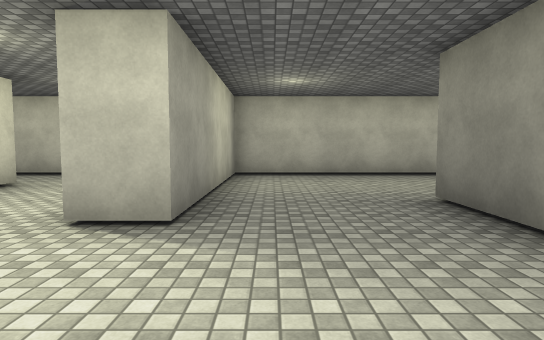
View 1 (above)

24 first-person views from a walk through a scene from a Unity 3-D project. The camera is 1.4 m above the floor, tilts 4° down and sees 75° across. The floor is counted in squares, 2 m on a side. Each view is taken from the middle of a square. On the plan, view 1 faces up. The plan holds only what a view shows up to about 11 squares ahead; the rest is blank. The place goes on beyond the plan. The player character is not drawn. Surface patterns are stand-ins for the level's own textures.

View 2
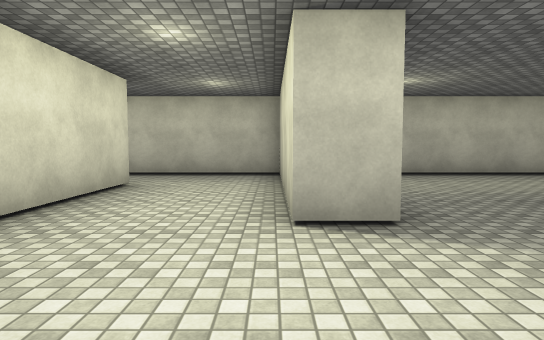

View 3
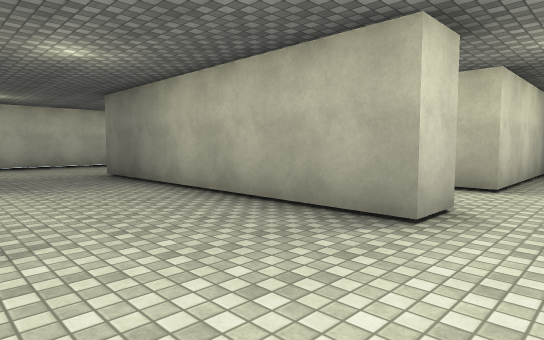

View 4
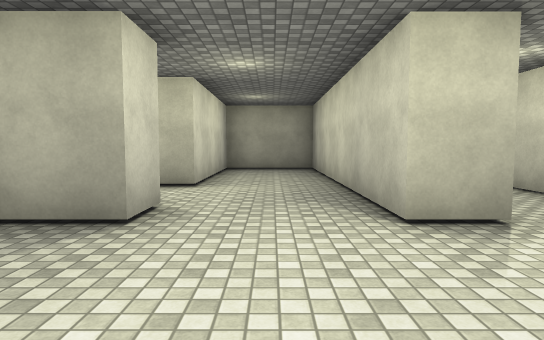

View 5
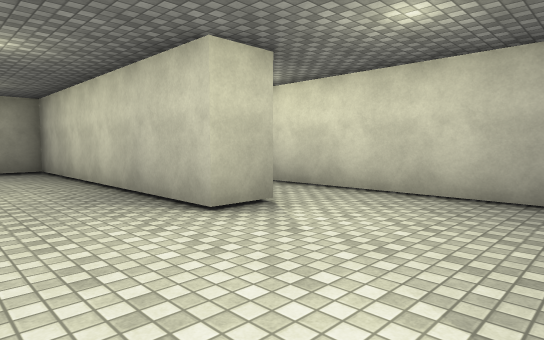

View 6
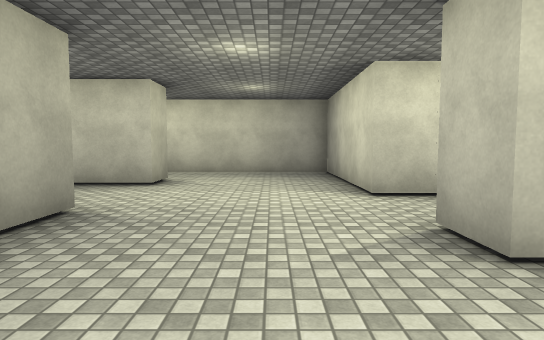

View 7
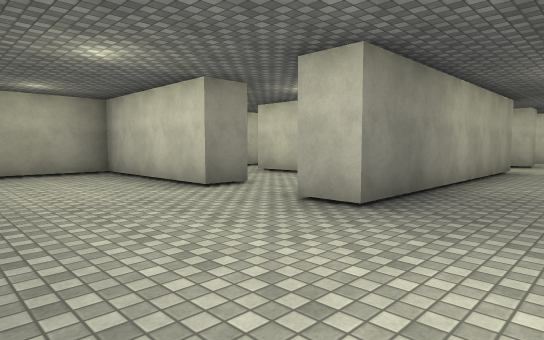

View 8
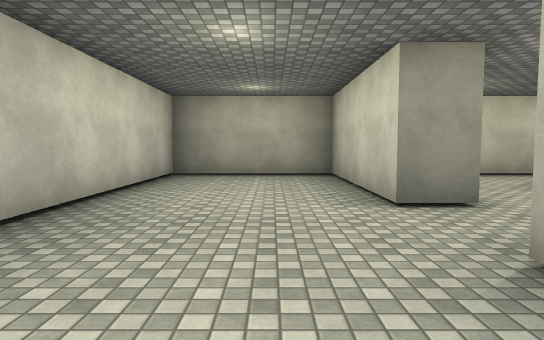

View 9
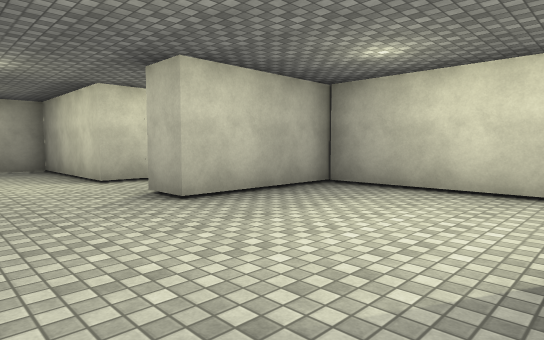

View 10
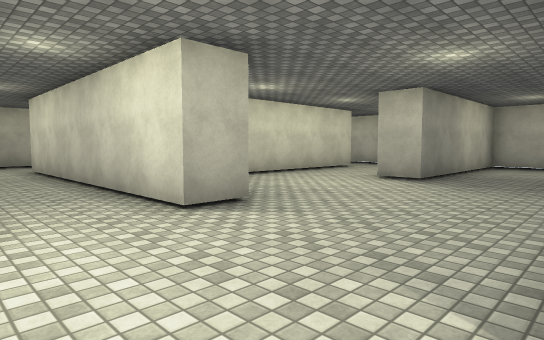

View 11
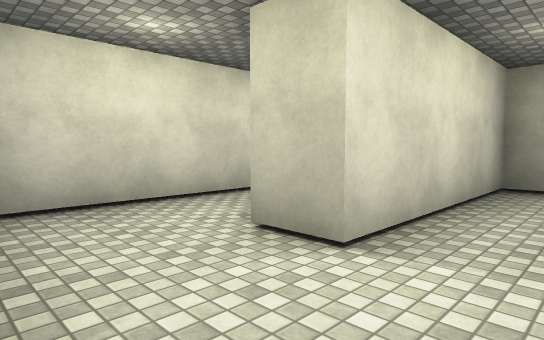

View 12
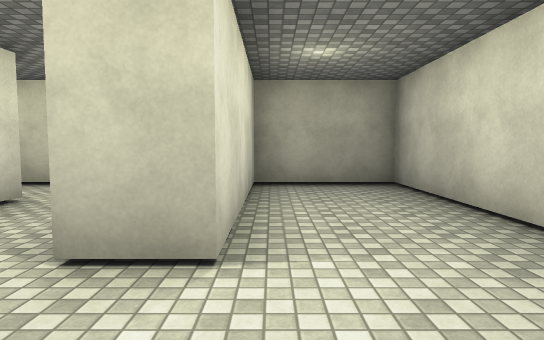

View 13
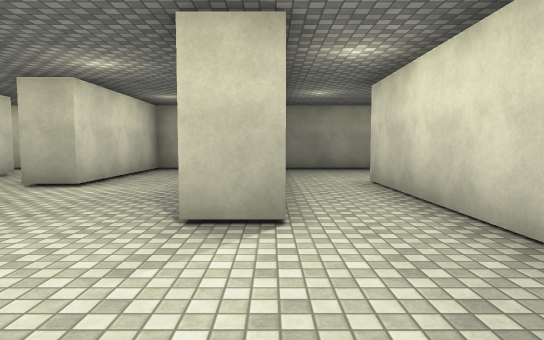

View 14
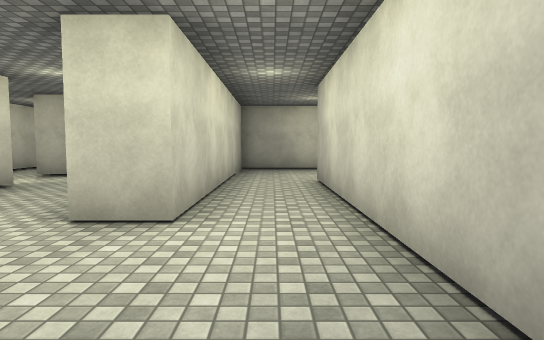

View 15
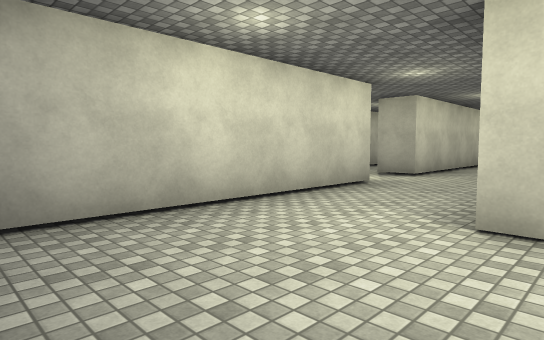

View 16
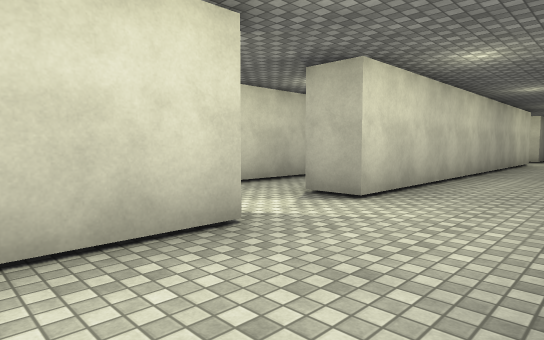

View 17
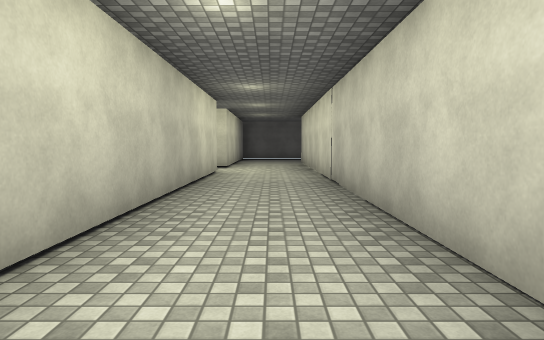

View 18
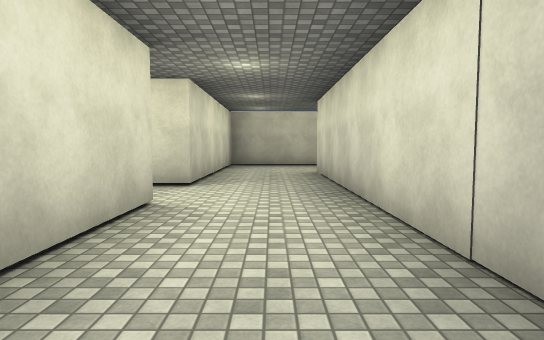

View 19
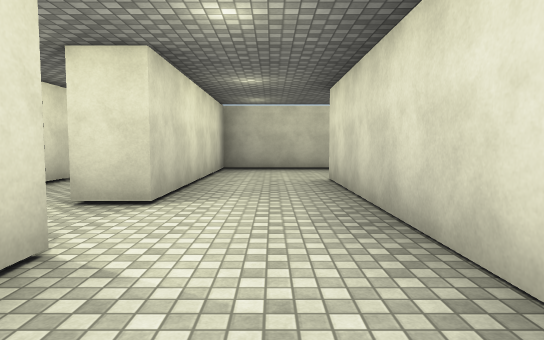

View 20
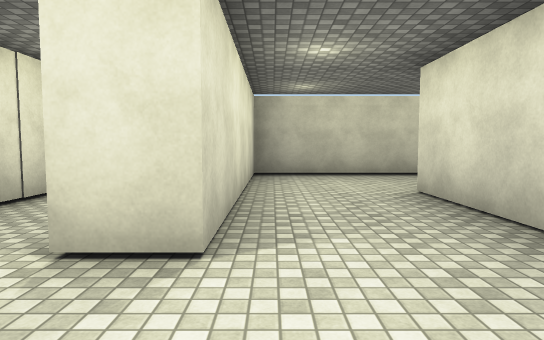

View 21
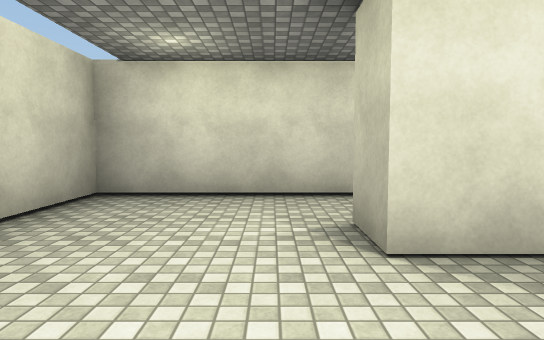

View 22
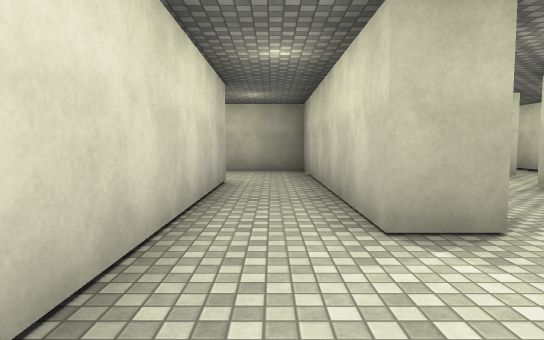

View 23
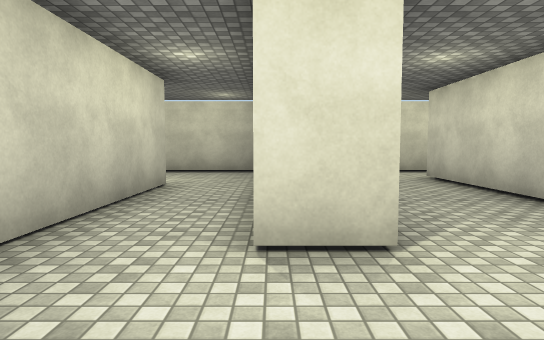

View 24
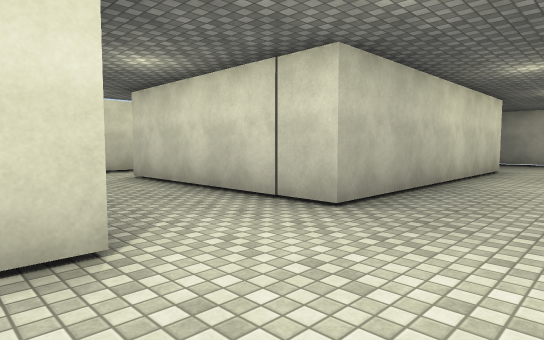

### Floor plan
Ten units are one square. View 1 is at (0, 0); x grows to the right and y downward. Boxes are objects, and circles mark ways between rooms. Rooms are numbered by the first view taken in them; rooms with no view inside come last. Other rooms are left out.
<svg viewBox="-189 -88 287 217">
<path fill="none" stroke="#000" d="M31 27 21 27 21 -35M-14 39 -14 79 58 79M-9 -31 -18 -31 -18 -79M55 61 21 61 21 52 93 52 93 27 50 27 50 16M-45 -64 -45 10 -14 10 -14 20M-18 -83 -44 -83M50 -36 50 -45 93 -45 93 -83 -9 -83 -9 -31M21 -35 21 -45 31 -45M-25 88 -153 88 -153 79 -116 79M-103 114 9 114 9 124M-113 61 -184 61 -184 114 -121 114 -121 124M29 114 86 114M58 79 58 89M80 61 55 61M93 89 93 64M-113 51 -113 61M-113 -34 -113 27 -166 27M-116 79 -81 79 -81 56M-24 39 -14 39M-184 18 -184 26M-14 20 -86 20M-44 -83 -61 -83M75 -2 35 -2"/>
<circle cx="5" cy="-40" r="3" fill="#2a7"/>
<circle cx="50" cy="70" r="3" fill="#2a7"/>
<circle cx="-20" cy="30" r="3" fill="#2a7"/>
<circle cx="-50" cy="-75" r="3" fill="#2a7"/>
<circle cx="45" cy="20" r="3" fill="#2a7"/>
<circle cx="-110" cy="70" r="3" fill="#2a7"/>
<text x="10" y="10">1</text>
<text x="40" y="-60">2</text>
<text x="-50" y="100">3</text>
<text x="-100" y="10">4</text>
<text x="50" y="0">5</text>
</svg>
Room 1 opens to room 2. Room 1 opens to room 3. Room 1 opens to room 4. Room 1 opens to room 5. Room 3 opens to room 4.

Where each view was taken, in squares from view 1:
view 1: 0 up, 0 right, facing up
view 2: 0 up, 2 left, facing up
view 3: 4 down, 1 left, facing up-right
view 4: 4 down, 1 left, facing right
view 5: 3 down, 1 left, facing down-right
view 6: 1 up, 0 right, facing down
view 7: 8 up, 0 right, facing down-right
view 8: 6 up, 1 right, facing right
view 9: 3 up, 1 right, facing down-left
view 10: 4 down, 2 right, facing up-left
view 11: 4 down, 3 right, facing up-right
view 12: 3 down, 3 right, facing right
view 13: 6 down, 1 left, facing right
view 14: 7 down, 9 right, facing left
view 15: 8 down, 9 right, facing down-left
view 16: 9 down, 5 right, facing down-left
view 17: 10 down, 1 left, facing left
view 18: 10 down, 6 left, facing left
view 19: 10 down, 8 left, facing left
view 20: 11 down, 10 left, facing left
view 21: 11 down, 16 left, facing up
view 22: 7 down, 18 left, facing right
view 23: 6 down, 9 left, facing left
view 24: 6 down, 9 left, facing up-left
